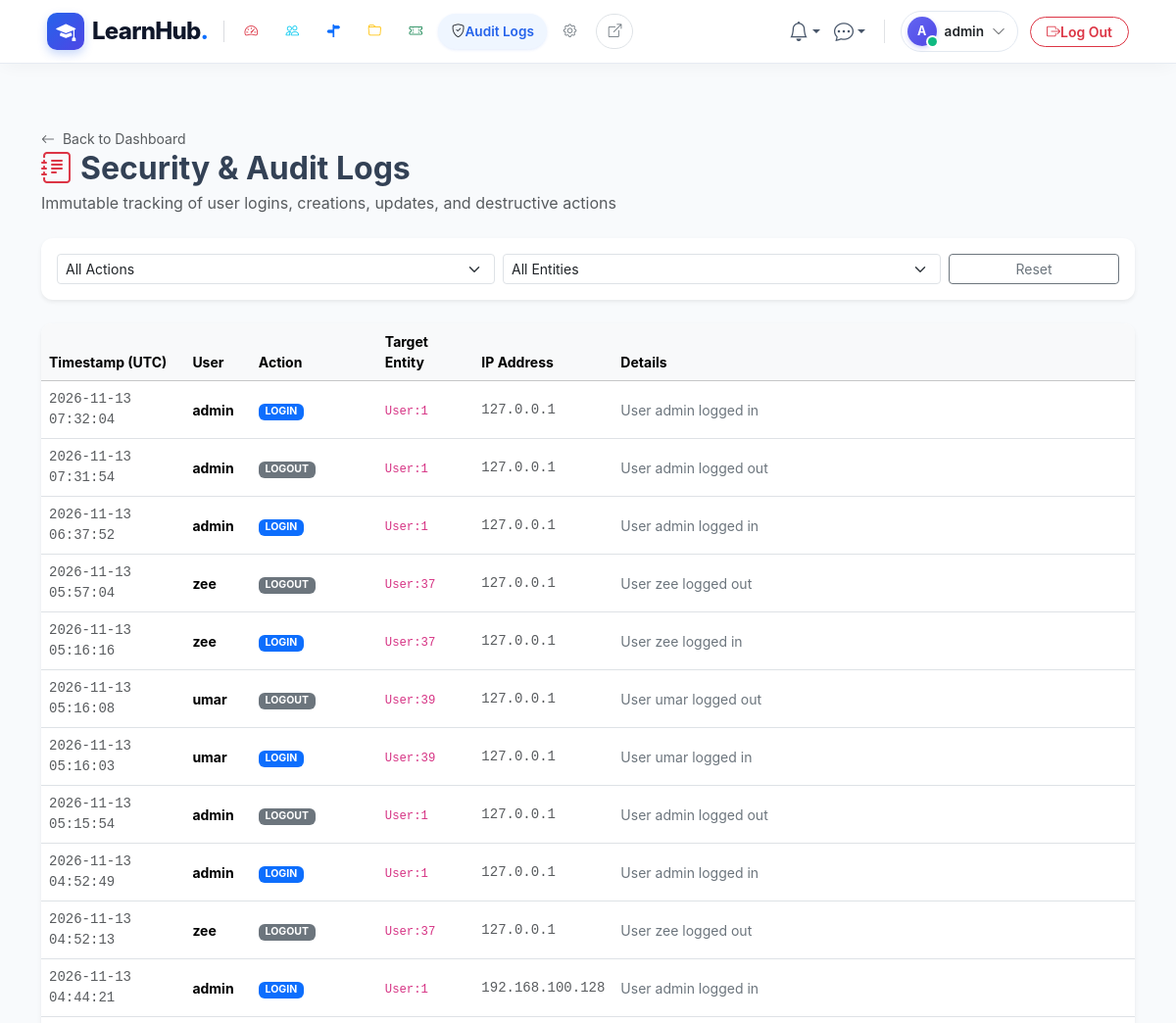
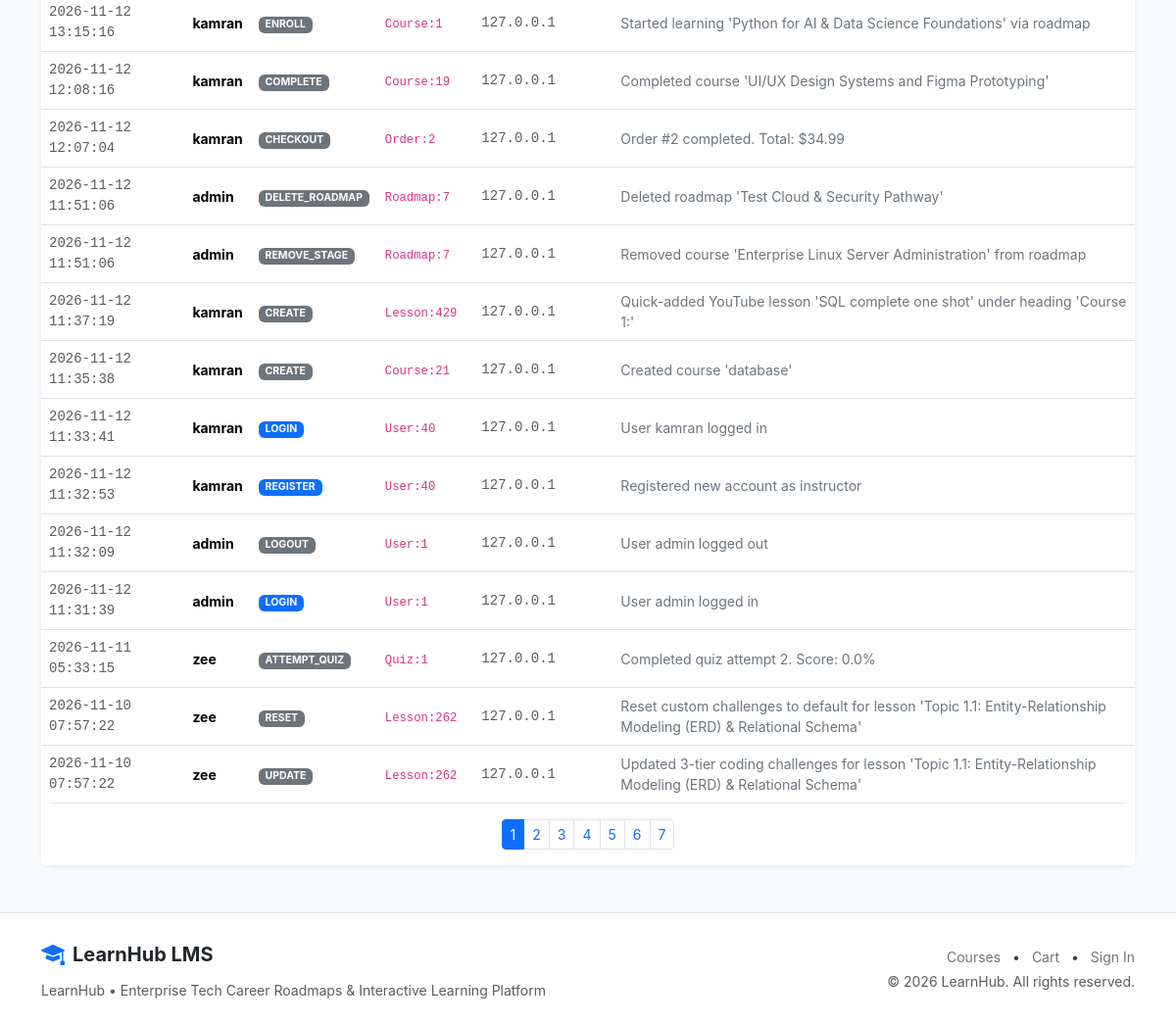
The page /admin/audit (signed in) on the database its author committed (2 pictures, top to bottom).
### app/models/users.py (models this page shows, shortened)
class User(UserMixin, db.Model):
    __tablename__ = 'users'
    id = db.Column(db.Integer, primary_key=True)
    email = db.Column(db.String(120), unique=True, nullable=False, index=True)
    username = db.Column(db.String(80), unique=True, nullable=False, index=True)
    password_hash = db.Column(db.String(255), nullable=False)
    role_id = db.Column(db.Integer, db.ForeignKey('roles.id'), nullable=False)
    is_active = db.Column(db.Boolean, default=True, nullable=False)
    last_login = db.Column(db.DateTime, nullable=True)
    created_at = db.Column(db.DateTime, default=utcnow, nullable=False)
    role = db.relationship('Role', back_populates='users', lazy='joined')
    profile = db.relationship('UserProfile', back_populates='user', uselist=False, cascade='all, delete-orphan', lazy='joined')
    notifications = db.relationship('Notification', back_populates='user', cascade='all, delete-orphan', lazy='select', order_by='Notification.created_at.desc()')
    enrollments = db.relationship('Enrollment', back_populates='user', lazy='select')
    orders = db.relationship('Order', back_populates='user', lazy='select')
    course_instructors = db.relationship('CourseInstructor', back_populates='user', lazy='select')
    created_courses = db.relationship('Course', back_populates='creator', foreign_keys='Course.created_by', lazy='select')
    wishlists = db.relationship('Wishlist', back_populates='user', cascade='all, delete-orphan', lazy='select')
    quiz_attempts = db.relationship('QuizAttempt', back_populates='user', lazy='select')
    submissions = db.relationship('Submission', back_populates='user', lazy='select')
    forum_threads = db.relationship('ForumThread', back_populates='author', lazy='select')
    forum_posts = db.relationship('ForumPost', back_populates='author', lazy='select')
    post_likes = db.relationship('PostLike', back_populates='user', cascade='all, delete-orphan', lazy='select')
    sent_messages = db.relationship('Message', back_populates='sender', foreign_keys='Message.sender_id', lazy='select')
    received_messages = db.relationship('Message', back_populates='recipient', foreign_keys='Message.recipient_id', lazy='select')
    user_badges = db.relationship('UserBadge', back_populates='user', cascade='all, delete-orphan', lazy='select')
    reviews = db.relationship('Review', back_populates='user', lazy='select')
    audit_logs = db.relationship('AuditLog', back_populates='user', lazy='select')
    def has_role(self, role_name: str) -> bool:
        return bool(self.role and self.role.name.lower() == role_name.lower())
    @property
    def is_admin(self) -> bool:
        return self.has_role('admin')
    @property
    def is_instructor(self) -> bool:
        return self.has_role('instructor')

### app/models/admin.py (models this page shows, shortened)
class AuditLog(db.Model):
    __tablename__ = 'audit_logs'
    id = db.Column(db.Integer, primary_key=True)
    user_id = db.Column(db.Integer, db.ForeignKey('users.id', ondelete='SET NULL'), nullable=True, index=True)
    action = db.Column(db.String(50), nullable=False, index=True)  # create, update, delete, login, logout
    entity_type = db.Column(db.String(50), nullable=False, index=True)  # User, Course, Quiz, Assignment, etc.
    entity_id = db.Column(db.Integer, nullable=True)
    details = db.Column(db.Text, nullable=True)
    ip_address = db.Column(db.String(45), nullable=True)
    created_at = db.Column(db.DateTime, default=utcnow, nullable=False, index=True)
    user = db.relationship('User', back_populates='audit_logs')

### app/blueprints/admin/routes.py (the view)
@admin_bp.route('/audit')
def audit_logs():
    page = request.args.get('page', 1, type=int)
    action_filter = request.args.get('action', '').strip()
    entity_filter = request.args.get('entity', '').strip()
    query = AuditLog.query
    if action_filter:
        query = query.filter_by(action=action_filter)
    if entity_filter:
        query = query.filter_by(entity_type=entity_filter)
    logs = query.order_by(AuditLog.created_at.desc()).paginate(page=page, per_page=25, error_out=False)
    actions = [r[0] for r in db.session.query(AuditLog.action).distinct().all()]
    entities = [r[0] for r in db.session.query(AuditLog.entity_type).distinct().all()]
    return render_template(
        'admin/audit.html',
        logs=logs,
        actions=actions,
        entities=entities,
        selected_action=action_filter,
        selected_entity=entity_filter
    )

### app/templates/admin/audit.html (shortened to what this page needs)
{% extends 'base.html' %}
{% block content %}
<div class="container py-4">
  <div class="d-flex justify-content-between align-items-center mb-4">
    <div>
      <a href="{{ url_for('admin.dashboard') }}" class="text-muted small text-decoration-none">
        <i class="bi bi-arrow-left me-1"></i> Back to Dashboard
      </a>
      <h2 class="fw-bold mb-1"><i class="bi bi-journal-text text-danger me-2"></i>Security & Audit Logs</h2>
      <p class="text-muted mb-0">Immutable tracking of user logins, creations, updates, and destructive actions</p>
    </div>
  </div>
  <div class="card shadow-sm border-0 mb-4 p-3">
    <form method="GET" class="row g-2 align-items-center">
      <div class="col-md-5">
        <select name="action" class="form-select form-select-sm" onchange="this.form.submit()">
          <option value="">All Actions</option>
        </select>
      </div>
      <div class="col-md-5">
        <select name="entity" class="form-select form-select-sm" onchange="this.form.submit()">
          <option value="">All Entities</option>
        </select>
      </div>
      <div class="col-md-2">
        <a href="{{ url_for('admin.audit_logs') }}" class="btn btn-outline-secondary btn-sm w-100">Reset</a>
      </div>
    </form>
  </div>
  <div class="card shadow-sm border-0">
    <div class="table-responsive">
      <table class="table table-hover align-middle mb-0 small">
        <thead class="table-light">
          <tr>
            <th>Timestamp (UTC)</th>
            <th>User</th>
            <th>Action</th>
            <th>Target Entity</th>
            <th>IP Address</th>
            <th>Details</th>
          </tr>
        </thead>
        <tbody>
          {% for log in logs.items %}
            <tr>
              <td class="text-muted font-monospace">{{ log.created_at.strftime('%Y-%m-%d %H:%M:%S') }}</td>
              <td>
                {% if log.user %}
                  <strong>{{ log.user.username }}</strong>
                {% else %}
                  <span class="text-muted">System / Anonymous</span>
                {% endif %}
              </td>
              <td>
                <span class="badge {% if log.action in ('delete', 'toggle_active') %}bg-danger{% elif log.action in ('login', 'register') %}bg-primary{% else %}bg-secondary{% endif %} text-uppercase">
                  {{ log.action }}
                </span>
              </td>
              <td><code>{{ log.entity_type }}{% if log.entity_id %}:{{ log.entity_id }}{% endif %}</code></td>
              <td class="font-monospace text-muted">{{ log.ip_address or '127.0.0.1' }}</td>
              <td class="text-secondary">{{ log.details or '-' }}</td>
            </tr>
          {% else %}
            <tr><td colspan="6" class="text-center py-4 text-muted">No audit logs matching criteria.</td></tr>
          {% endfor %}
        </tbody>
      </table>
    </div>
    {% if logs.pages > 1 %}
      <div class="card-footer bg-white border-0 py-3">
        <ul class="pagination pagination-sm justify-content-center mb-0">
          {% for p in logs.iter_pages() %}
            {% if p %}
              <li class="page-item {% if p == logs.page %}active{% endif %}">
                <a class="page-link" href="{{ url_for('admin.audit_logs', page=p, action=selected_action, entity=selected_entity) }}">{{ p }}</a>
              </li>
            {% endif %}
          {% endfor %}
        </ul>
      </div>
    {% endif %}
  </div>
</div>
{% endblock %}

### app/templates/partials/navbar.html (shortened to what this page needs)
{% set is_preview = is_preview if is_preview is defined else (True if (request.args.get('preview') == '1' or session.get('live_preview')) and request.blueprint != 'admin' else False) %}
{% set preview_qs = preview_qs if preview_qs is defined else ('?preview=1' if is_preview else '') %}
{% set is_admin_panel = (request.blueprint == 'admin') %}
{% set is_user_logged_in = current_user.is_authenticated and not (is_preview and not is_admin_panel) %}
{% set is_admin_user = current_user.is_authenticated and current_user.is_admin and not (is_preview and not is_admin_panel) %}
<nav class="navbar navbar-expand-lg navbar-glass sticky-top py-2">
  <div class="container-fluid px-xl-5 px-lg-4 px-3">
    <a class="navbar-brand d-flex align-items-center gap-2 text-decoration-none me-2" href="{{ url_for('admin.dashboard') if (is_admin_panel or is_admin_user) else (url_for('catalog.home') ~ preview_qs) }}">
      <div class="brand-logo-squircle">
        <i class="bi bi-mortarboard-fill"></i>
      </div>
      <span class="fs-4 brand-text leading-none">LearnHub<span class="text-primary">.</span></span>
    </a>
    <div class="offcanvas-lg offcanvas-start flex-grow-1" tabindex="-1" id="navbarOffcanvas" aria-labelledby="navbarOffcanvasLabel">
      <div class="offcanvas-body d-flex flex-column flex-lg-row align-items-lg-center justify-content-between p-3 p-lg-0 w-100">
        <ul class="navbar-nav me-auto mb-2 mb-lg-0 align-items-lg-center gap-1 flex-lg-nowrap d-none d-lg-flex">
          {% if is_admin_panel %}
            {% set is_dash_active = (request.endpoint == 'admin.dashboard') %}
            {% set is_users_active = (request.endpoint and ('user' in request.endpoint or 'role' in request.endpoint)) %}
            {% set is_roadmaps_active = (request.endpoint and 'roadmap' in request.endpoint) %}
            {% set is_cat_active = (request.endpoint and ('categor' in request.endpoint or 'department' in request.endpoint or 'tag' in request.endpoint)) %}
            {% set is_coupons_active = (request.endpoint and 'coupon' in request.endpoint) %}
            {% set is_audit_active = (request.endpoint and 'audit' in request.endpoint) %}
            {% set is_settings_active = (request.endpoint and ('setting' in request.endpoint or 'badge' in request.endpoint)) %}
            <li class="nav-item">
              <a class="nav-link admin-nav-item {% if is_dash_active %}active{% endif %}" href="{{ url_for('admin.dashboard') }}" title="Dashboard">
                <i class="bi bi-speedometer2 text-danger {% if is_dash_active %}me-1.5{% endif %}"></i>
              </a>
            </li>
            <li class="nav-item">
              <a class="nav-link admin-nav-item {% if is_users_active %}active{% endif %}" href="{{ url_for('admin.users_list') }}" title="Users & Roles">
                <i class="bi bi-people text-info {% if is_users_active %}me-1.5{% endif %}"></i>
              </a>
            </li>
            <li class="nav-item">
              <a class="nav-link admin-nav-item {% if is_roadmaps_active %}active{% endif %}" href="{{ url_for('admin.roadmaps') }}" title="Career Roadmaps">
                <i class="bi bi-signpost-split-fill text-primary {% if is_roadmaps_active %}me-1.5{% endif %}"></i>
              </a>
            </li>
            <li class="nav-item">
              <a class="nav-link admin-nav-item {% if is_cat_active %}active{% endif %}" href="{{ url_for('admin.categories') }}" title="Categories & Taxonomy">
                <i class="bi bi-folder text-warning {% if is_cat_active %}me-1.5{% endif %}"></i>
              </a>
            </li>
            <li class="nav-item">
              <a class="nav-link admin-nav-item {% if is_coupons_active %}active{% endif %}" href="{{ url_for('admin.coupons') }}" title="Promo Coupons">
                <i class="bi bi-ticket-perforated text-success {% if is_coupons_active %}me-1.5{% endif %}"></i>
              </a>
            </li>
            <li class="nav-item">
              <a class="nav-link admin-nav-item {% if is_audit_active %}active{% endif %}" href="{{ url_for('admin.audit_logs') }}" title="Security Audit Logs">
                <i class="bi bi-shield-check text-dark {% if is_audit_active %}me-1.5{% endif %}"></i>
                {% if is_audit_active %}<span>Audit Logs</span>{% endif %}
              </a>
            </li>
            <li class="nav-item">
              <a class="nav-link admin-nav-item {% if is_settings_active %}active{% endif %}" href="{{ url_for('admin.settings') }}" title="System Settings">
                <i class="bi bi-gear text-secondary {% if is_settings_active %}me-1.5{% endif %}"></i>
              </a>
            </li>
            <li class="nav-item ms-1">
              <a class="nav-link admin-nav-item text-secondary border" href="{{ url_for('catalog.home', preview=1) }}" target="_blank" title="View Live Website">
                <i class="bi bi-box-arrow-up-right"></i>
              </a>
            </li>
          {% endif %}
        </ul>
        <ul class="navbar-nav ms-auto mb-2 mb-lg-0 align-items-center gap-2 flex-nowrap justify-content-end d-none d-lg-flex">
          {% if is_user_logged_in %}
            <li class="nav-item dropdown">
              <a class="btn-nav-icon position-relative text-decoration-none dropdown-toggle border-0" href="#" id="navNotifDropdown" role="button" data-bs-toggle="dropdown" aria-expanded="false" title="Notifications">
                <i class="bi bi-bell fs-5"></i>
              </a>
            </li>
            <li class="nav-item dropdown">
              <a class="btn-nav-icon position-relative text-decoration-none dropdown-toggle border-0" href="#" id="navMsgDropdown" role="button" data-bs-toggle="dropdown" aria-expanded="false" title="Direct Messages">
                <i class="bi bi-chat-dots fs-5"></i>
              </a>
            </li>
            <li class="nav-item dropdown">
              <a class="user-profile-pill d-flex align-items-center gap-2 text-decoration-none" href="#" role="button" data-bs-toggle="dropdown" aria-expanded="false">
                <div class="position-relative">
                  <div class="avatar-nav-circle">
                    {{ (current_user.username[0]|upper) if current_user.username else 'U' }}
                  </div>
                  <span class="online-dot"></span>
                </div>
                <span class="fw-semibold text-dark user-name-label">{{ current_user.username }}</span>
                <i class="bi bi-chevron-down text-muted small ms-0.5"></i>
              </a>
            </li>
            {% if is_admin_panel or is_admin_user %}
              <li class="nav-item ms-1">
                <form action="{{ url_for('auth.logout') }}" method="POST" class="m-0">
                  <button type="submit" class="btn btn-outline-danger btn-sm rounded-pill px-3 py-1 fw-semibold d-flex align-items-center gap-1.5" title="Sign out of LearnHub">
                    <i class="bi bi-box-arrow-right"></i>
                    <span>Log Out</span>
                  </button>
                </form>
              </li>
            {% endif %}
          {% endif %}
        </ul>
      </div>
    </div>
  </div>
</nav>

### rows shown on the page
User: username "A", username "admin"
AuditLog: created_at "2026-11-13 07:32:04", user.username "admin", action "LOGIN", entity_type "User", entity_id "1", ip_address "127.0.0.1", details "User admin logged in"
AuditLog: created_at "2026-11-13 07:31:54", user.username "admin", action "LOGOUT", entity_type "User", entity_id "1", ip_address "127.0.0.1", details "User admin logged out"
AuditLog: created_at "2026-11-13 06:37:52", user.username "admin", action "LOGIN", entity_type "User", entity_id "1", ip_address "127.0.0.1", details "User admin logged in"
AuditLog: created_at "2026-11-13 05:57:04", user.username "zee", action "LOGOUT", entity_type "User", entity_id "37", ip_address "127.0.0.1", details "User zee logged out"
AuditLog: created_at "2026-11-13 05:16:16", user.username "zee", action "LOGIN", entity_type "User", entity_id "37", ip_address "127.0.0.1", details "User zee logged in"
AuditLog: created_at "2026-11-13 05:16:08", user.username "umar", action "LOGOUT", entity_type "User", entity_id "39", ip_address "127.0.0.1", details "User umar logged out"
AuditLog: created_at "2026-11-13 05:16:03", user.username "umar", action "LOGIN", entity_type "User", entity_id "39", ip_address "127.0.0.1", details "User umar logged in"
AuditLog: created_at "2026-11-13 05:15:54", user.username "admin", action "LOGOUT", entity_type "User", entity_id "1", ip_address "127.0.0.1", details "User admin logged out"
AuditLog: created_at "2026-11-13 04:52:49", user.username "admin", action "LOGIN", entity_type "User", entity_id "1", ip_address "127.0.0.1", details "User admin logged in"
AuditLog: created_at "2026-11-13 04:52:13", user.username "zee", action "LOGOUT", entity_type "User", entity_id "37", ip_address "127.0.0.1", details "User zee logged out"
AuditLog: created_at "2026-11-13 04:44:21", user.username "admin", action "LOGIN", entity_type "User", entity_id "1", ip_address "192.168.100.128", details "User admin logged in"
AuditLog: created_at "2026-11-12 13:15:16", user.username "kamran", action "ENROLL", entity_type "Course", entity_id "1", ip_address "127.0.0.1", details "Started learning 'Python for AI & Data Science Foundations' via roadmap"
AuditLog: created_at "2026-11-12 12:08:16", user.username "kamran", action "COMPLETE", entity_type "Course", entity_id "19", ip_address "127.0.0.1", details "Completed course 'UI/UX Design Systems and Figma Prototyping'"
AuditLog: created_at "2026-11-12 12:07:04", user.username "kamran", action "CHECKOUT", entity_type "Order", entity_id "2", ip_address "127.0.0.1", details "Order #2 completed. Total: $34.99"
AuditLog: created_at "2026-11-12 11:51:06", user.username "admin", action "DELETE_ROADMAP", entity_type "Roadmap", entity_id "7", ip_address "127.0.0.1", details "Deleted roadmap 'Test Cloud & Security Pathway'"
AuditLog: created_at "2026-11-12 11:51:06", user.username "admin", action "REMOVE_STAGE", entity_type "Roadmap", entity_id "7", ip_address "127.0.0.1", details "Removed course 'Enterprise Linux Server Administration' from roadmap"
AuditLog: created_at "2026-11-12 11:37:19", user.username "kamran", action "CREATE", entity_type "Lesson", entity_id "429", ip_address "127.0.0.1", details "Quick-added YouTube lesson 'SQL complete one shot' under heading 'Course 1:'"
AuditLog: created_at "2026-11-12 11:35:38", user.username "kamran", action "CREATE", entity_type "Course", entity_id "21", ip_address "127.0.0.1", details "Created course 'database'"
AuditLog: created_at "2026-11-12 11:33:41", user.username "kamran", action "LOGIN", entity_type "User", entity_id "40", ip_address "127.0.0.1", details "User kamran logged in"
AuditLog: created_at "2026-11-12 11:32:53", user.username "kamran", action "REGISTER", entity_type "User", entity_id "40", ip_address "127.0.0.1", details "Registered new account as instructor"
AuditLog: created_at "2026-11-12 11:32:09", user.username "admin", action "LOGOUT", entity_type "User", entity_id "1", ip_address "127.0.0.1", details "User admin logged out"
AuditLog: created_at "2026-11-12 11:31:39", user.username "admin", action "LOGIN", entity_type "User", entity_id "1", ip_address "127.0.0.1", details "User admin logged in"
AuditLog: created_at "2026-11-11 05:33:15", user.username "zee", action "ATTEMPT_QUIZ", entity_type "Quiz", entity_id "1", ip_address "127.0.0.1", details "Completed quiz attempt 2. Score: 0.0%"
AuditLog: created_at "2026-11-10 07:57:22", user.username "zee", action "RESET", entity_type "Lesson", entity_id "262", ip_address "127.0.0.1", details "Reset custom challenges to default for lesson 'Topic 1.1: Entity-Relationship Modeling (ERD) & Relational Schema'"
AuditLog: created_at "2026-11-10 07:57:22", user.username "zee", action "UPDATE", entity_type "Lesson", entity_id "262", ip_address "127.0.0.1", details "Updated 3-tier coding challenges for lesson 'Topic 1.1: Entity-Relationship Modeling (ERD) & Relational Schema'"

### other values the page prints
{{ p }} "1" "2" "3" "4" "5" "6" "7"
